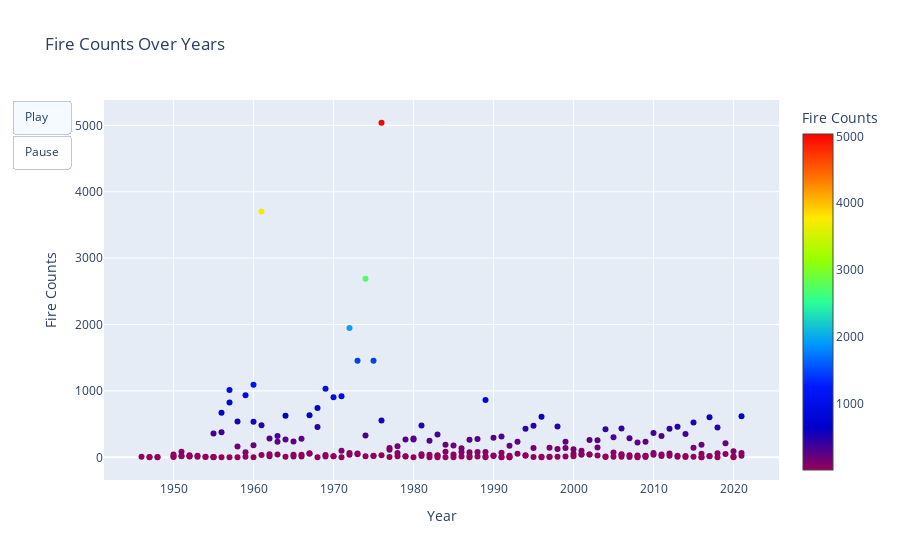

Source (notebook cell):
### Code cell
# Group by 'FIRE_ID' and calculate the size of each group to get fire counts
fire_counts = documents_df.groupby('FIRE_ID').size().reset_index(name='Fire_Counts')

# Merge 'fire_counts' with 'documents_df' on 'FIRE_ID' column
merged_df = documents_df.merge(fire_counts, on=('FIRE_ID'), how='left')
merged_df = merged_df.drop_duplicates()
# Define function to map months to seasons
def get_season(month):
    if month in [12, 1, 2]:
        return 'Winter'
    elif month in [3, 4, 5]:
        return 'Spring'
    elif month in [6, 7, 8]:
        return 'Summer'
    else:
        return 'Fall'

# Create a new column 'Season' based on the month
merged_df['Season'] = merged_df['MONTH'].apply(get_season)

# Group by season and calculate total fire counts
fire_counts_by_season = merged_df.groupby(['YEAR', 'Season'])['Fire_Counts'].sum().reset_index()
# Filter out rows where YEAR is -999
merged_df = fire_counts_by_season[fire_counts_by_season['YEAR'] != -999]
import plotly.graph_objects as go

# Create the scatter plot
fig = go.Figure()
# Add scatter trace
scatter = fig.add_trace(go.Scatter(x=merged_df['YEAR'], 
                         y=merged_df['Fire_Counts'],
                         mode='markers',
                         text=merged_df['Season'],  # Add Season to the marker text
                         marker=dict(color=merged_df['Fire_Counts'], 
                                     colorscale='rainbow', 
                                     colorbar=dict(title='Fire Counts'))))

# Update layout
fig.update_layout(title='Fire Counts Over Years',
                  xaxis_title='Year',
                  yaxis_title='Fire Counts',
                  updatemenus=[dict(type="buttons",
                                    buttons=[dict(label="Play",
                                                  method="animate",
                                                  args=[None, {"frame": {"duration": 1000, "redraw": True}, "fromcurrent": True,}]),
                                              dict(label="Pause",
                                                  method="animate",
                                                  args=[[None], {"frame": {"duration": 0, "redraw": True}, "mode": "immediate", "transition": {"duration": 0}}])
                                              ]
                                   )])

# Generate frames
frames = [go.Frame(data=[go.Scatter(x=merged_df[merged_df['YEAR'] == year]['YEAR'],
                                    y=merged_df[merged_df['YEAR'] == year]['Fire_Counts'],
                                    mode='markers',
                                    text=merged_df[merged_df['YEAR'] == year]['Season'],
                                    marker=dict(color=merged_df[merged_df['YEAR'] == year]['Fire_Counts']))],
  name=str(year)
                   ) for year in merged_df['YEAR'].unique()]

# Add frames to the figure
fig.frames = frames

# Show the plot
fig.show()

### Figure 1 — Plotly figure (JSON) as saved in the notebook; plotly's stock layout.template omitted (floating-point values rounded to 4 significant figures; data arrays with more than 128 entries replaced by an {"elided": "..."} marker saying what was removed)
{"data": [{"marker": {"color": {"elided": "228 int values"}, "colorbar": {"title": {"text": "Fire Counts"}}, "colorscale": [[0, "rgb(150,0,90)"], [0.125, "rgb(0,0,200)"], [0.25, "rgb(0,25,255)"], [0.375, "rgb(0,152,255)"], [0.5, "rgb(44,255,150)"], [0.625, "rgb(151,255,0)"], [0.75, "rgb(255,234,0)"], [0.875, "rgb(255,111,0)"], [1, "rgb(255,0,0)"]]}, "mode": "markers", "text": {"elided": "228 str values"}, "type": "scatter", "x": {"elided": "228 int values"}, "y": {"elided": "228 int values"}}], "layout": {"title": {"text": "Fire Counts Over Years"}, "updatemenus": [{"buttons": [{"args": [null, {"frame": {"duration": 1000, "redraw": true}, "fromcurrent": true}], "label": "Play", "method": "animate"}, {"args": [[null], {"frame": {"duration": 0, "redraw": true}, "mode": "immediate", "transition": {"duration": 0}}], "label": "Pause", "method": "animate"}], "type": "buttons"}], "xaxis": {"title": {"text": "Year"}}, "yaxis": {"title": {"text": "Fire Counts"}}}}
